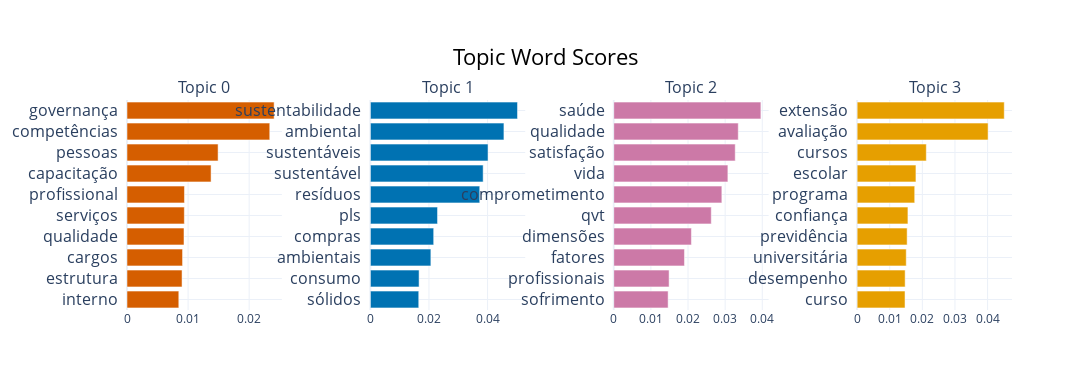

The cell this chart's notebook holds for it:
### Code cell
topic_model.visualize_barchart(topics=range(0,4), n_words=10,autoscale=True, width=350, height=300)

### Figure 1 — Plotly figure (JSON) as saved in the notebook; plotly's stock layout.template omitted (floating-point values rounded to 4 significant figures)
{"data": [{"marker": {"color": "#D55E00"}, "orientation": "h", "type": "bar", "x": [0.00848, 0.009012, 0.009093, 0.00933, 0.009385, 0.009406, 0.01376, 0.01491, 0.02337, 0.02409], "xaxis": "x", "y": ["interno  ", "estrutura  ", "cargos  ", "qualidade  ", "serviços  ", "profissional  ", "capacitação  ", "pessoas  ", "competências  ", "governança  "], "yaxis": "y"}, {"marker": {"color": "#0072B2"}, "orientation": "h", "type": "bar", "x": [0.01651, 0.01662, 0.02065, 0.02161, 0.02292, 0.03733, 0.03849, 0.04016, 0.04558, 0.05022], "xaxis": "x2", "y": ["sólidos  ", "consumo  ", "ambientais  ", "compras  ", "pls  ", "resíduos  ", "sustentável  ", "sustentáveis  ", "ambiental  ", "sustentabilidade  "], "yaxis": "y2"}, {"marker": {"color": "#CC79A7"}, "orientation": "h", "type": "bar", "x": [0.01464, 0.01491, 0.01905, 0.02091, 0.02627, 0.02912, 0.03074, 0.03272, 0.03353, 0.03963], "xaxis": "x3", "y": ["sofrimento  ", "profissionais  ", "fatores  ", "dimensões  ", "qvt  ", "comprometimento  ", "vida  ", "satisfação  ", "qualidade  ", "saúde  "], "yaxis": "y3"}, {"marker": {"color": "#E69F00"}, "orientation": "h", "type": "bar", "x": [0.01468, 0.01472, 0.01506, 0.01533, 0.01557, 0.01765, 0.01803, 0.02121, 0.04016, 0.04511], "xaxis": "x4", "y": ["curso  ", "desempenho  ", "universitária  ", "previdência  ", "confiança  ", "programa  ", "escolar  ", "cursos  ", "avaliação  ", "extensão  "], "yaxis": "y4"}], "layout": {"annotations": [{"font": {"size": 16}, "showarrow": false, "text": "Topic 0", "x": 0.0875, "xanchor": "center", "xref": "paper", "y": 1, "yanchor": "bottom", "yref": "paper"}, {"font": {"size": 16}, "showarrow": false, "text": "Topic 1", "x": 0.3625, "xanchor": "center", "xref": "paper", "y": 1, "yanchor": "bottom", "yref": "paper"}, {"font": {"size": 16}, "showarrow": false, "text": "Topic 2", "x": 0.6375, "xanchor": "center", "xref": "paper", "y": 1, "yanchor": "bottom", "yref": "paper"}, {"font": {"size": 16}, "showarrow": false, "text": "Topic 3", "x": 0.9125, "xanchor": "center", "xref": "paper", "y": 1, "yanchor": "bottom", "yref": "paper"}], "height": 390, "hoverlabel": {"bgcolor": "white", "font": {"family": "Rockwell", "size": 16}}, "showlegend": false, "title": {"font": {"color": "Black", "size": 22}, "text": "Topic Word Scores", "x": 0.5, "xanchor": "center", "yanchor": "top"}, "width": 1400, "xaxis": {"anchor": "y", "domain": [0, 0.175], "showgrid": true}, "xaxis2": {"anchor": "y2", "domain": [0.275, 0.45], "showgrid": true}, "xaxis3": {"anchor": "y3", "domain": [0.55, 0.725], "showgrid": true}, "xaxis4": {"anchor": "y4", "domain": [0.825, 1], "showgrid": true}, "yaxis": {"anchor": "x", "domain": [0, 1], "showgrid": true, "tickfont": {"size": 16}}, "yaxis2": {"anchor": "x2", "domain": [0, 1], "showgrid": true, "tickfont": {"size": 16}}, "yaxis3": {"anchor": "x3", "domain": [0, 1], "showgrid": true, "tickfont": {"size": 16}}, "yaxis4": {"anchor": "x4", "domain": [0, 1], "showgrid": true, "tickfont": {"size": 16}}}}
